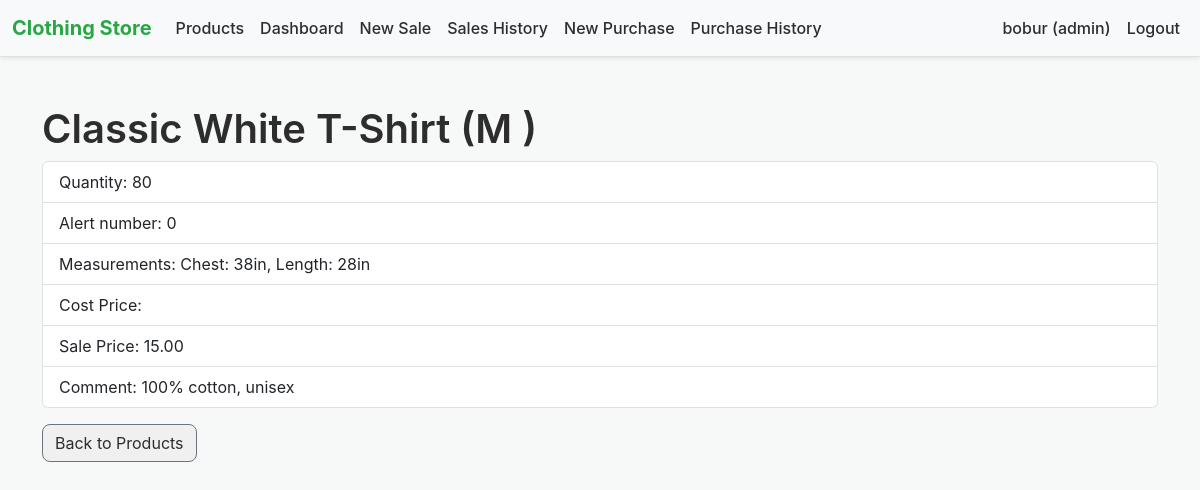
The page /product/1/ (signed in) on the database its author committed.
### products/models.py (models this page shows, shortened)
class Employee(models.Model):
    user = models.OneToOneField(User, on_delete=models.CASCADE)
    role = models.CharField(max_length=50, choices=(('admin','Admin'),('manager','Manager'),('cashier','Cashier')))
    phone = models.CharField(max_length=30, blank=True)

class Product(models.Model):
    name = models.CharField(max_length=255)
    pi = models.CharField("position in inventory", max_length=100, blank=True)  # PI
    alert_number = models.PositiveIntegerField(default=0)  # low stock threshold
    measurements = models.CharField(max_length=255, blank=True)
    pprice_cost = models.DecimalField(max_digits=12, decimal_places=2, default=0)
    price_sale = models.DecimalField(max_digits=12, decimal_places=2, default=0)
    size = models.CharField(max_length=50, blank=True)
    colour = models.CharField(max_length=50, blank=True)
    comment = models.TextField(blank=True)
    quantity = models.IntegerField(default=0)
    created_at = models.DateTimeField(auto_now_add=True)
    updated_at = models.DateTimeField(auto_now=True)

### products/views.py (the view)
# urls.py: path('product/<int:pk>/', views.product_detail, name='product_detail'),
@login_required
def product_detail(request, pk):
    product = get_object_or_404(Product, pk=pk)
    return render(request, 'product_detail.html', {'product': product})

### products/templates/product_detail.html (shortened to what this page needs)
{% extends 'base.html' %}
{% block content %}
<h1>{{ product.name }} ({{ product.size }} {{ product.colour }})</h1>
<ul class="list-group">
  <li class="list-group-item">Quantity: {{ product.quantity }}</li>
  <li class="list-group-item">Alert number: {{ product.alert_number }}</li>
  <li class="list-group-item">Measurements: {{ product.measurements }}</li>
  <li class="list-group-item">Cost Price: {{ product.price_cost }}</li>
  <li class="list-group-item">Sale Price: {{ product.price_sale }}</li>
  <li class="list-group-item">Comment: {{ product.comment }}</li>
</ul>
<a href="{% url 'products:product_list' %}" class="btn btn-secondary mt-3">Back to Products</a>
{% endblock %}

### products/templates/base.html (shortened to what this page needs)
{% load static %}
<!doctype html>
<html lang="en">
<head>
  <link href="https://cdn.jsdelivr.net/npm/bootstrap@5.3.0/dist/css/bootstrap.min.css" rel="stylesheet">
  <link rel="stylesheet" href="{% static 'products/css/style.css' %}">
</head>
<body>
<nav class="navbar navbar-expand-lg navbar-light bg-light shadow-sm">
  <div class="container-fluid">
    <a class="navbar-brand fw-bold" href="{% url 'products:product_list' %}">Clothing Store</a>
    <div class="collapse navbar-collapse">
      <ul class="navbar-nav me-auto">
        {% if user.is_authenticated %}
        <li class="nav-item"><a class="nav-link" href="{% url 'products:product_list' %}">Products</a></li>
        {% if user.employee.role in "manager admin" %}
        <li class="nav-item"><a class="nav-link" href="{% url 'products:dashboard' %}">Dashboard</a></li>
        {% endif %}
        {% if user.employee.role in "cashier manager admin" %}
        <li class="nav-item"><a class="nav-link" href="{% url 'products:create_sale' %}">New Sale</a></li>
        <li class="nav-item"><a class="nav-link" href="{% url 'products:sales_list' %}">Sales History</a></li>
        <li class="nav-item"><a class="nav-link" href="{% url 'products:create_purchase' %}">New Purchase</a></li>
                <li class="nav-item"><a class="nav-link" href="{% url 'products:purchases_list' %}">Purchase History</a></li>
        {% endif %}
        {% endif %}
      </ul>
      <ul class="navbar-nav ms-auto">
        {% if user.is_authenticated %}
        <li class="nav-item"><span class="nav-link">{{ user.username }} ({{ user.employee.role }})</span></li>
        <li class="nav-item"><a class="nav-link" href="{% url 'logout' %}">Logout</a></li>
        {% else %}
        <li class="nav-item"><a class="nav-link" href="{% url 'login' %}">Login</a></li>
        {% endif %}
      </ul>
    </div>
  </div>
</nav>
<div class="container py-5">
  {% block content %}{% endblock %}
</div>
</body>
</html>

### products/static/products/css/style.css (style rules this page uses)
body { background-color: #f7f9f9; font-family: -apple-system, BlinkMacSystemFont, "Segoe UI", Roboto, "Helvetica Neue", Arial, sans-serif; }
.navbar { border-bottom: 1px solid #e0e0e0; background-color: #ffffff; }
.nav-link { color: #2d2d2d !important; font-weight: 500; }
.navbar-brand { color: #28a745 !important; font-weight: 700; }
.btn-secondary { background-color: #f0f0f0; color: #2d2d2d; border-radius: 8px; }
h1, h2, h3, h4 { font-weight: 600; color: #2d2d2d; }

### rows shown on the page
Product: name "Classic White T-Shirt", size "M", quantity "80", alert_number "0", measurements "Chest: 38in, Length: 28in", price_sale "15.00", comment "100% cotton, unisex"

### other values the page prints
{{ user.username }} "bobur"
{{ user.employee.role }} "admin"
